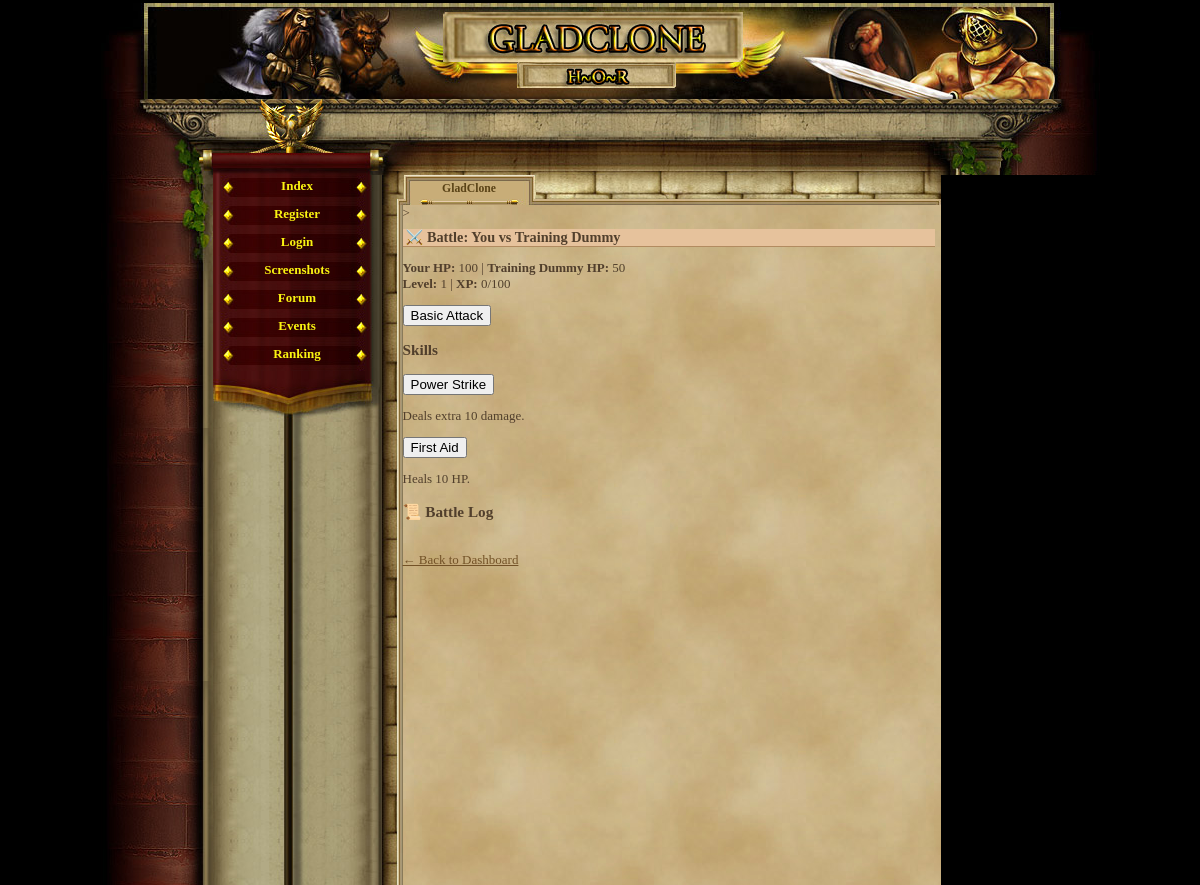
Page /battle.php (signed in) on the earlier database version.
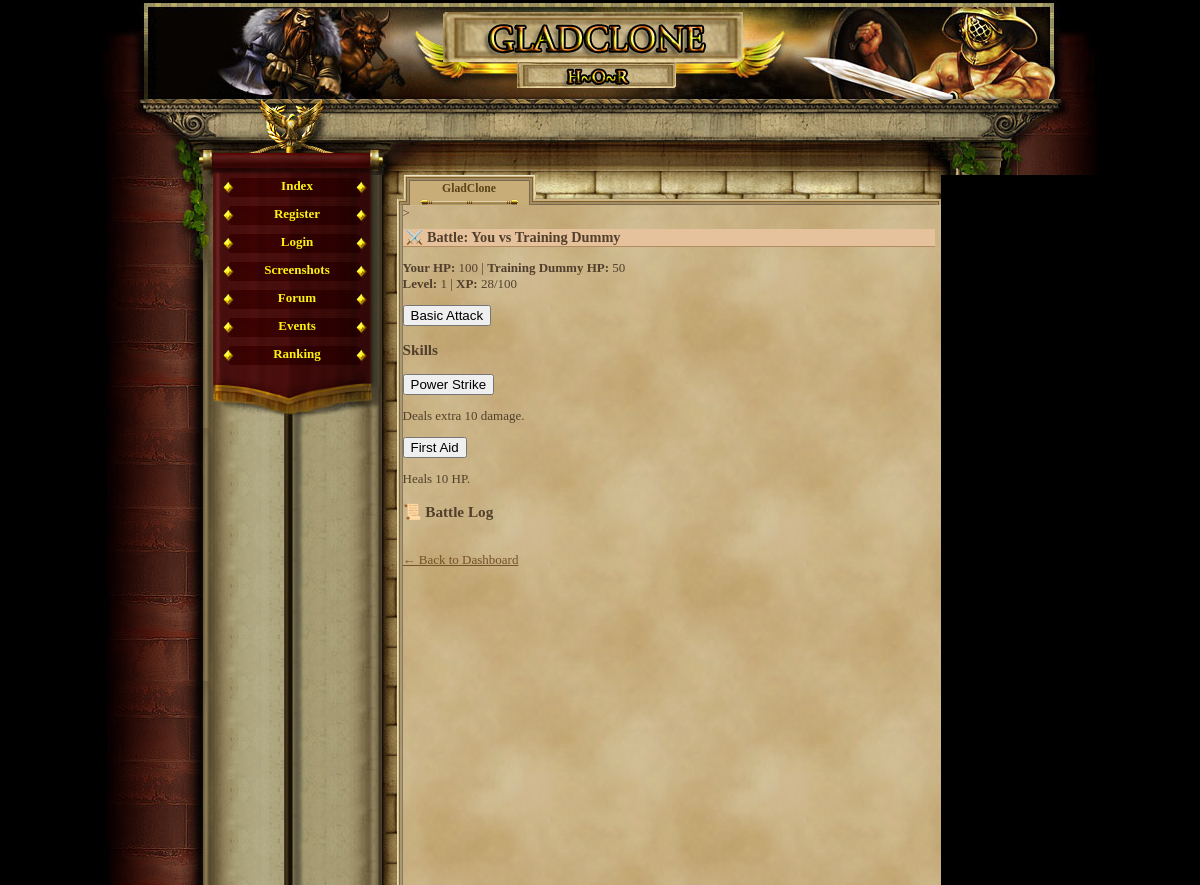
Same page on the later database version.
### tables this page shows
CREATE TABLE `gracze` (
  `id` int(11) NOT NULL AUTO_INCREMENT,
  `gracz` int(11) NOT NULL DEFAULT '0',
  `login` varchar(24) NOT NULL,
  `haslo` varchar(40) NOT NULL,
  `email` varchar(40) NOT NULL,
  `plec` tinyint(4) NOT NULL DEFAULT '0',
  `avatar` tinyint(4) NOT NULL DEFAULT '1',
  `pregunta` text NOT NULL,
  `respuesta` text NOT NULL,
  `rank` int(1) NOT NULL DEFAULT '1',
  `nivel` int(1) NOT NULL DEFAULT '1',
  `exp` int(1) NOT NULL DEFAULT '0',
  `exp_max` int(1) NOT NULL DEFAULT '10',
  `honor` int(1) NOT NULL DEFAULT '0',
  `fama` int(1) NOT NULL DEFAULT '0',
  `victorias` int(1) NOT NULL DEFAULT '0',
  `perdidas` int(1) NOT NULL DEFAULT '0',
  `oro_robado` int(1) NOT NULL DEFAULT '0',
  `oro_perdido` int(1) NOT NULL DEFAULT '0',
  `atak` int(5) NOT NULL DEFAULT '0',
  `obrona` int(3) NOT NULL DEFAULT '0',
  `sila` int(1) NOT NULL DEFAULT '5',
  `sila_i` int(1) NOT NULL DEFAULT '0',
  `sila_max` int(1) NOT NULL DEFAULT '10',
  `zrecznosc` int(1) NOT NULL DEFAULT '5',
  `zrecznosc_i` int(1) NOT NULL DEFAULT '0',
  `zrecznosc_max` int(1) NOT NULL DEFAULT '10',
  `wyrzymalosc` int(1) NOT NULL DEFAULT '5',
  `wyrzymalosc_i` int(1) NOT NULL DEFAULT '0',
  `wyrzymalosc_max` int(1) NOT NULL DEFAULT '10',
  `constitucion` int(1) NOT NULL DEFAULT '5',
  `constitucion_i` int(1) NOT NULL DEFAULT '0',
  `constitucion_max` int(1) NOT NULL DEFAULT '10',
  `carisma` int(1) NOT NULL DEFAULT '5',
  `carisma_i` int(1) NOT NULL DEFAULT '0',
  `carisma_max` int(1) NOT NULL DEFAULT '10',
  `inteligencja` int(1) NOT NULL DEFAULT '5',
  `inteligencja_i` int(1) NOT NULL DEFAULT '0',
  `inteligencja_max` int(1) NOT NULL DEFAULT '10',
  `mdchance` int(1) NOT NULL DEFAULT '0',
  `dhchance` int(1) NOT NULL DEFAULT '0',
  `ctchance` int(1) NOT NULL DEFAULT '0',
  `zycie` int(100) NOT NULL DEFAULT '100',
  `zycie_max` int(100) NOT NULL DEFAULT '100',
  `obrazenia_min` int(1) NOT NULL DEFAULT '0',
  `obrazenia_max` int(3) NOT NULL DEFAULT '2',
  `zloto` int(100) NOT NULL DEFAULT '150',
  `zloto_skarbiec` int(11) NOT NULL,
  `punkty` int(11) NOT NULL,
  `pracuje` int(11) NOT NULL,
  `ostatnia_walka_pvp` int(11) NOT NULL,
  `ostatnia_walka_pvc` int(11) NOT NULL,
  `ostatnio_zregenerowano` int(11) NOT NULL,
  `titulo` varchar(24) NOT NULL DEFAULT 'Newbie',
  `arena_level` int(11) NOT NULL,
  `rubies` int(11) NOT NULL DEFAULT '0',
  `centurion_time` int(11) NOT NULL,
  `reportes` int(1) NOT NULL DEFAULT '0',
  `mensajes` int(1) NOT NULL DEFAULT '0',
  `noticias` int(1) NOT NULL DEFAULT '0',
  `bendicion1_type` int(11) NOT NULL,
  `bendicion1_time` int(11) NOT NULL,
  `bendicion2_type` int(11) NOT NULL,
  `bendicion2_time` int(11) NOT NULL,
  `bendicion3_type` int(11) NOT NULL,
  `bendicion3_time` int(11) NOT NULL,
  `bendicion4_type` int(11) NOT NULL,
  `bendicion4_time` int(11) NOT NULL,
  `ostatnia_aktywnosc` int(11) NOT NULL DEFAULT '0',
  `username_locked` tinyint(1) NOT NULL DEFAULT '0',
  `lock_login` tinyint(1) NOT NULL DEFAULT '0',
  PRIMARY KEY (`id`),
  UNIQUE KEY `login` (`login`)
);

### battle.php (the view, shortened to what this page needs)
<?php
require_once('var/ustawienia.php');
require_once('gora_strony.php');
require_once('menu_l.php');
$player_id = $_SESSION['id'];
$stmt = $conn->prepare("SELECT * FROM gracze WHERE id = ?");
$stmt->bind_param("i", $player_id);
$stmt->execute();
$result = $stmt->get_result();
$player = $result->fetch_assoc();
$enemy_pool = [
    ['name' => 'Training Dummy', 'hp' => 50, 'min_dmg' => 0, 'max_dmg' => 5],
    ['name' => 'Fire Imp', 'hp' => 55, 'min_dmg' => 3, 'max_dmg' => 8],
    ['name' => 'Skeleton Warrior', 'hp' => 70, 'min_dmg' => 5, 'max_dmg' => 12],
    ['name' => 'Goblin Raider', 'hp' => 60, 'min_dmg' => 4, 'max_dmg' => 10],
    ['name' => 'Dark Sorcerer', 'hp' => 45, 'min_dmg' => 7, 'max_dmg' => 15],
];
if (!isset($_SESSION['enemy']) || !isset($_SESSION['battle_enemy_hp'])) {
    $enemy = $enemy_pool[array_rand($enemy_pool)];
} else {
    $enemy = $_SESSION['enemy'];
}
$cooldowns = $_SESSION['skill_cooldowns'] ?? [];
$now = time();
function cooldownText($skill, $cooldowns, $now) {
    return isset($cooldowns[$skill]) && $cooldowns[$skill] > $now
        ? " (Cooldown: " . ($cooldowns[$skill] - $now) . "s)"
        : "";
}
function isOnCooldown($skill, $cooldowns, $now) {
    return isset($cooldowns[$skill]) && $cooldowns[$skill] > $now;
}
?>
>
<h2>⚔️ Battle: You vs <?= htmlspecialchars($enemy['name']) ?></h2>
<p>
    <strong>Your HP:</strong> <?= htmlspecialchars($_SESSION['battle_player_hp']) ?> |
    <strong><?= htmlspecialchars($enemy['name']) ?> HP:</strong> <?= htmlspecialchars($_SESSION['battle_enemy_hp']) ?><br>
    <strong>Level:</strong> <?= $player['nivel'] ?> |
    <strong>XP:</strong> <?= $player['exp'] ?>/<?= $player['nivel'] * 100 ?>
</p>
<?php if ($_SESSION['battle_enemy_hp'] > 0 && $_SESSION['battle_player_hp'] > 0): ?>
    <form method="post">
        <button type="submit" name="action" value="basic">Basic Attack</button>
        <h3>Skills</h3>
        <button type="submit" name="action" value="power_strike" <?= isOnCooldown('power_strike', $cooldowns, $now) ? 'disabled' : '' ?>>
            Power Strike<?= cooldownText('power_strike', $cooldowns, $now) ?>
        </button>
        <p>Deals extra 10 damage.</p>
        <button type="submit" name="action" value="first_aid" <?= isOnCooldown('first_aid', $cooldowns, $now) ? 'disabled' : '' ?>>
            First Aid<?= cooldownText('first_aid', $cooldowns, $now) ?>
        </button>
        <p>Heals 10 HP.</p>
    </form>
<?php endif; ?>
<h3>📜 Battle Log</h3>
<br>
<a href="index.php">← Back to Dashboard</a>

Differences in the rows shown:
changed gracze: exp "0" → "28"
